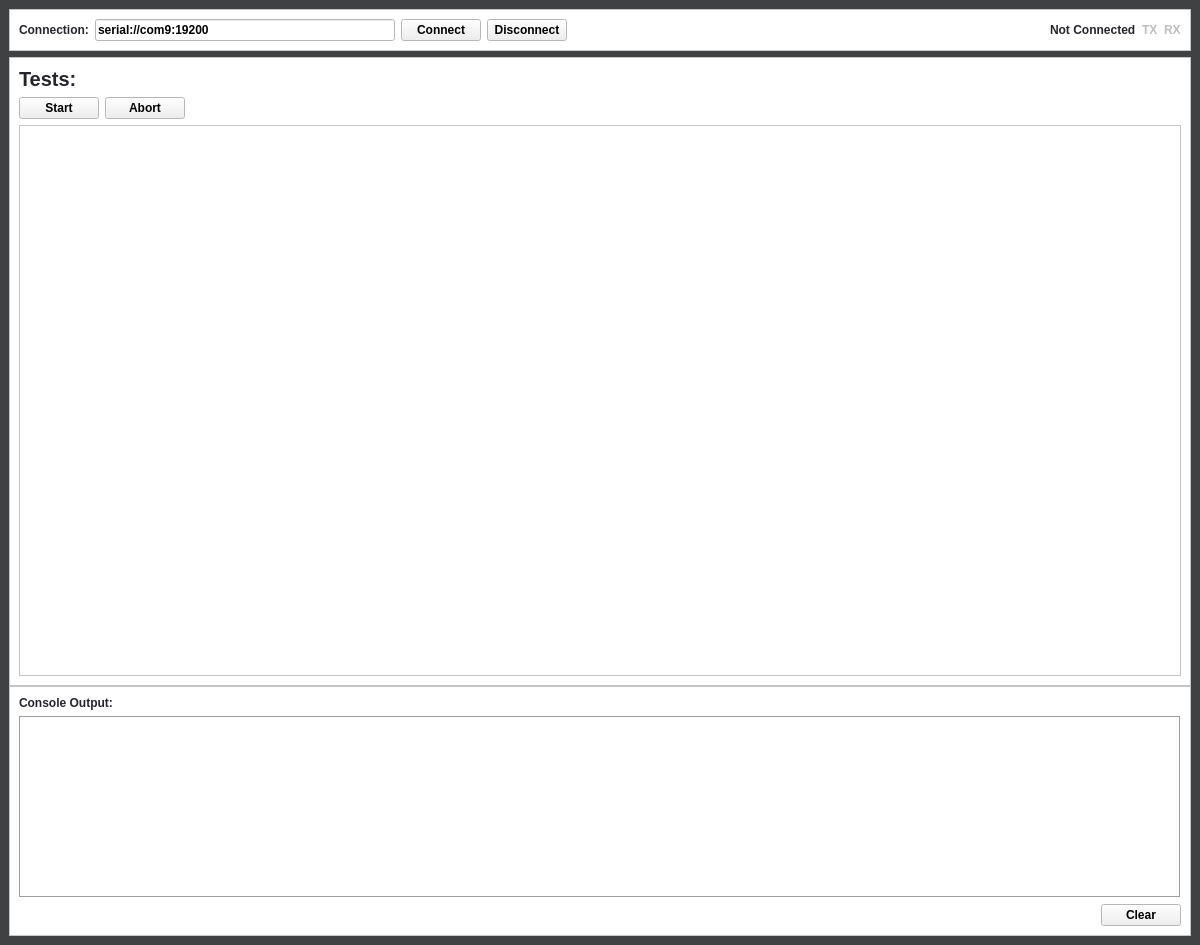
<?xml version="1.0" encoding="UTF-8"?>
<ui version="4.0">
 <class>MainWindow</class>
 <widget class="QMainWindow" name="MainWindow">
  <property name="geometry">
   <rect>
    <x>0</x>
    <y>0</y>
    <width>1200</width>
    <height>945</height>
   </rect>
  </property>
  <property name="palette">
   <palette>
    <active>
     <colorrole role="WindowText">
      <brush brushstyle="SolidPattern">
       <color alpha="255">
        <red>37</red>
        <green>38</green>
        <blue>44</blue>
       </color>
      </brush>
     </colorrole>
     <colorrole role="Window">
      <brush brushstyle="SolidPattern">
       <color alpha="255">
        <red>64</red>
        <green>65</green>
        <blue>66</blue>
       </color>
      </brush>
     </colorrole>
    </active>
    <inactive>
     <colorrole role="WindowText">
      <brush brushstyle="SolidPattern">
       <color alpha="255">
        <red>37</red>
        <green>38</green>
        <blue>44</blue>
       </color>
      </brush>
     </colorrole>
     <colorrole role="Window">
      <brush brushstyle="SolidPattern">
       <color alpha="255">
        <red>64</red>
        <green>65</green>
        <blue>66</blue>
       </color>
      </brush>
     </colorrole>
    </inactive>
    <disabled>
     <colorrole role="Base">
      <brush brushstyle="SolidPattern">
       <color alpha="255">
        <red>64</red>
        <green>65</green>
        <blue>66</blue>
       </color>
      </brush>
     </colorrole>
     <colorrole role="Window">
      <brush brushstyle="SolidPattern">
       <color alpha="255">
        <red>64</red>
        <green>65</green>
        <blue>66</blue>
       </color>
      </brush>
     </colorrole>
    </disabled>
   </palette>
  </property>
  <property name="font">
   <font>
    <bold>true</bold>
   </font>
  </property>
  <property name="windowTitle">
   <string>Tiny Bus Tester</string>
  </property>
  <property name="windowIcon">
   <iconset resource="../icons.qrc">
    <normaloff>:/logo/logo.png</normaloff>:/logo/logo.png</iconset>
  </property>
  <widget class="QWidget" name="centralwidget">
   <layout class="QVBoxLayout" name="verticalLayout_4">
    <item>
     <widget class="QFrame" name="frame_5">
      <property name="palette">
       <palette>
        <active>
         <colorrole role="Window">
          <brush brushstyle="SolidPattern">
           <color alpha="255">
            <red>255</red>
            <green>255</green>
            <blue>255</blue>
           </color>
          </brush>
         </colorrole>
        </active>
        <inactive>
         <colorrole role="Window">
          <brush brushstyle="SolidPattern">
           <color alpha="255">
            <red>255</red>
            <green>255</green>
            <blue>255</blue>
           </color>
          </brush>
         </colorrole>
        </inactive>
        <disabled>
         <colorrole role="Base">
          <brush brushstyle="SolidPattern">
           <color alpha="255">
            <red>255</red>
            <green>255</green>
            <blue>255</blue>
           </color>
          </brush>
         </colorrole>
         <colorrole role="Window">
          <brush brushstyle="SolidPattern">
           <color alpha="255">
            <red>255</red>
            <green>255</green>
            <blue>255</blue>
           </color>
          </brush>
         </colorrole>
        </disabled>
       </palette>
      </property>
      <property name="autoFillBackground">
       <bool>true</bool>
      </property>
      <property name="frameShape">
       <enum>QFrame::Shape::StyledPanel</enum>
      </property>
      <property name="frameShadow">
       <enum>QFrame::Shadow::Raised</enum>
      </property>
      <layout class="QHBoxLayout" name="horizontalLayout_8">
       <item>
        <widget class="QLabel" name="label_4">
         <property name="font">
          <font>
           <bold>true</bold>
          </font>
         </property>
         <property name="text">
          <string>Connection:</string>
         </property>
        </widget>
       </item>
       <item>
        <widget class="QLineEdit" name="lineEdit_url">
         <property name="minimumSize">
          <size>
           <width>300</width>
           <height>0</height>
          </size>
         </property>
         <property name="maximumSize">
          <size>
           <width>300</width>
           <height>16777215</height>
          </size>
         </property>
         <property name="text">
          <string>serial://com9:19200</string>
         </property>
        </widget>
       </item>
       <item>
        <widget class="QPushButton" name="pushButton_connect">
         <property name="enabled">
          <bool>true</bool>
         </property>
         <property name="text">
          <string>Connect</string>
         </property>
        </widget>
       </item>
       <item>
        <widget class="QPushButton" name="pushButton_disconnect">
         <property name="enabled">
          <bool>true</bool>
         </property>
         <property name="text">
          <string>Disconnect</string>
         </property>
        </widget>
       </item>
       <item>
        <spacer name="horizontalSpacer">
         <property name="orientation">
          <enum>Qt::Orientation::Horizontal</enum>
         </property>
         <property name="sizeHint" stdset="0">
          <size>
           <width>40</width>
           <height>20</height>
          </size>
         </property>
        </spacer>
       </item>
       <item>
        <widget class="QLabel" name="label_connected">
         <property name="enabled">
          <bool>true</bool>
         </property>
         <property name="text">
          <string>Not Connected</string>
         </property>
        </widget>
       </item>
       <item>
        <widget class="QLabel" name="label_tx">
         <property name="enabled">
          <bool>false</bool>
         </property>
         <property name="text">
          <string>TX</string>
         </property>
        </widget>
       </item>
       <item>
        <widget class="QLabel" name="label_rx">
         <property name="enabled">
          <bool>false</bool>
         </property>
         <property name="text">
          <string>RX</string>
         </property>
        </widget>
       </item>
      </layout>
     </widget>
    </item>
    <item>
     <layout class="QHBoxLayout" name="horizontalLayout_3">
      <property name="spacing">
       <number>0</number>
      </property>
      <item>
       <layout class="QVBoxLayout" name="verticalLayout_3">
        <item>
         <widget class="QFrame" name="frame">
          <property name="palette">
           <palette>
            <active>
             <colorrole role="Window">
              <brush brushstyle="SolidPattern">
               <color alpha="255">
                <red>255</red>
                <green>255</green>
                <blue>255</blue>
               </color>
              </brush>
             </colorrole>
            </active>
            <inactive>
             <colorrole role="Window">
              <brush brushstyle="SolidPattern">
               <color alpha="255">
                <red>255</red>
                <green>255</green>
                <blue>255</blue>
               </color>
              </brush>
             </colorrole>
            </inactive>
            <disabled>
             <colorrole role="Base">
              <brush brushstyle="SolidPattern">
               <color alpha="255">
                <red>255</red>
                <green>255</green>
                <blue>255</blue>
               </color>
              </brush>
             </colorrole>
             <colorrole role="Window">
              <brush brushstyle="SolidPattern">
               <color alpha="255">
                <red>255</red>
                <green>255</green>
                <blue>255</blue>
               </color>
              </brush>
             </colorrole>
            </disabled>
           </palette>
          </property>
          <property name="autoFillBackground">
           <bool>true</bool>
          </property>
          <property name="frameShape">
           <enum>QFrame::Shape::StyledPanel</enum>
          </property>
          <property name="frameShadow">
           <enum>QFrame::Shadow::Raised</enum>
          </property>
          <layout class="QVBoxLayout" name="verticalLayout_5">
           <item>
            <layout class="QHBoxLayout" name="horizontalLayout">
             <item>
              <widget class="QLabel" name="label_5">
               <property name="font">
                <font>
                 <pointsize>15</pointsize>
                 <bold>true</bold>
                </font>
               </property>
               <property name="text">
                <string>Tests:</string>
               </property>
              </widget>
             </item>
             <item>
              <spacer name="horizontalSpacer_4">
               <property name="orientation">
                <enum>Qt::Orientation::Horizontal</enum>
               </property>
               <property name="sizeHint" stdset="0">
                <size>
                 <width>40</width>
                 <height>20</height>
                </size>
               </property>
              </spacer>
             </item>
            </layout>
           </item>
           <item>
            <layout class="QHBoxLayout" name="horizontalLayout_2">
             <item>
              <widget class="QPushButton" name="pushButton_start">
               <property name="text">
                <string>Start</string>
               </property>
              </widget>
             </item>
             <item>
              <widget class="QPushButton" name="pushButton_abort">
               <property name="text">
                <string>Abort</string>
               </property>
              </widget>
             </item>
             <item>
              <spacer name="horizontalSpacer_3">
               <property name="orientation">
                <enum>Qt::Orientation::Horizontal</enum>
               </property>
               <property name="sizeHint" stdset="0">
                <size>
                 <width>40</width>
                 <height>20</height>
                </size>
               </property>
              </spacer>
             </item>
            </layout>
           </item>
           <item>
            <widget class="QListWidget" name="listWidget_tests">
             <property name="alternatingRowColors">
              <bool>true</bool>
             </property>
            </widget>
           </item>
          </layout>
         </widget>
        </item>
        <item>
         <widget class="QFrame" name="frame_2">
          <property name="maximumSize">
           <size>
            <width>16777215</width>
            <height>250</height>
           </size>
          </property>
          <property name="palette">
           <palette>
            <active>
             <colorrole role="Window">
              <brush brushstyle="SolidPattern">
               <color alpha="255">
                <red>255</red>
                <green>255</green>
                <blue>255</blue>
               </color>
              </brush>
             </colorrole>
            </active>
            <inactive>
             <colorrole role="Window">
              <brush brushstyle="SolidPattern">
               <color alpha="255">
                <red>255</red>
                <green>255</green>
                <blue>255</blue>
               </color>
              </brush>
             </colorrole>
            </inactive>
            <disabled>
             <colorrole role="Window">
              <brush brushstyle="SolidPattern">
               <color alpha="255">
                <red>255</red>
                <green>255</green>
                <blue>255</blue>
               </color>
              </brush>
             </colorrole>
            </disabled>
           </palette>
          </property>
          <property name="autoFillBackground">
           <bool>true</bool>
          </property>
          <property name="frameShape">
           <enum>QFrame::Shape::StyledPanel</enum>
          </property>
          <property name="frameShadow">
           <enum>QFrame::Shadow::Raised</enum>
          </property>
          <layout class="QVBoxLayout" name="verticalLayout_6">
           <item>
            <widget class="QLabel" name="label_3">
             <property name="font">
              <font>
               <bold>true</bold>
              </font>
             </property>
             <property name="text">
              <string>Console Output:</string>
             </property>
            </widget>
           </item>
           <item>
            <widget class="QTextEdit" name="textEdit_output">
             <property name="minimumSize">
              <size>
               <width>500</width>
               <height>0</height>
              </size>
             </property>
             <property name="font">
              <font>
               <family>Consolas</family>
               <bold>true</bold>
               <kerning>false</kerning>
              </font>
             </property>
             <property name="frameShape">
              <enum>QFrame::Shape::Box</enum>
             </property>
             <property name="readOnly">
              <bool>true</bool>
             </property>
            </widget>
           </item>
           <item>
            <layout class="QHBoxLayout" name="horizontalLayout_4">
             <item>
              <spacer name="horizontalSpacer_2">
               <property name="orientation">
                <enum>Qt::Orientation::Horizontal</enum>
               </property>
               <property name="sizeHint" stdset="0">
                <size>
                 <width>40</width>
                 <height>20</height>
                </size>
               </property>
              </spacer>
             </item>
             <item>
              <widget class="QPushButton" name="pushButton_clear">
               <property name="text">
                <string>Clear</string>
               </property>
              </widget>
             </item>
            </layout>
           </item>
          </layout>
         </widget>
        </item>
       </layout>
      </item>
      <item>
       <widget class="QWidget" name="widget" native="true">
        <property name="maximumSize">
         <size>
          <width>250</width>
          <height>16777215</height>
         </size>
        </property>
        <property name="palette">
         <palette>
          <active>
           <colorrole role="Window">
            <brush brushstyle="SolidPattern">
             <color alpha="255">
              <red>255</red>
              <green>255</green>
              <blue>255</blue>
             </color>
            </brush>
           </colorrole>
          </active>
          <inactive>
           <colorrole role="Window">
            <brush brushstyle="SolidPattern">
             <color alpha="255">
              <red>255</red>
              <green>255</green>
              <blue>255</blue>
             </color>
            </brush>
           </colorrole>
          </inactive>
          <disabled>
           <colorrole role="Base">
            <brush brushstyle="SolidPattern">
             <color alpha="255">
              <red>255</red>
              <green>255</green>
              <blue>255</blue>
             </color>
            </brush>
           </colorrole>
           <colorrole role="Window">
            <brush brushstyle="SolidPattern">
             <color alpha="255">
              <red>255</red>
              <green>255</green>
              <blue>255</blue>
             </color>
            </brush>
           </colorrole>
          </disabled>
         </palette>
        </property>
        <property name="autoFillBackground">
         <bool>true</bool>
        </property>
        <layout class="QVBoxLayout" name="verticalLayout_8">
         <property name="leftMargin">
          <number>0</number>
         </property>
         <property name="rightMargin">
          <number>0</number>
         </property>
        </layout>
       </widget>
      </item>
     </layout>
    </item>
   </layout>
  </widget>
  <widget class="QMenuBar" name="menubar">
   <property name="geometry">
    <rect>
     <x>0</x>
     <y>0</y>
     <width>1200</width>
     <height>22</height>
    </rect>
   </property>
  </widget>
 </widget>
 <resources>
  <include location="../icons.qrc"/>
 </resources>
 <connections/>
</ui>
